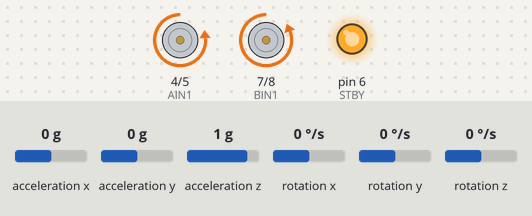
Simulated run of this sketch. Board: Arduino Uno, built with avr-gcc and run on an emulated ATmega328P. On the bench: motor-driver pin pairs drawn as motors (green arrow = first pin HIGH = forward, orange = second pin HIGH = backward, longer = more drive, scaled by the enable pin, stopped while the standby pin is LOW), output pins drawn as LEDs (lit = HIGH). The inputs (shaded band) are chosen by the test bench; at power-on: acceleration x 0 g, acceleration y 0 g, acceleration z 1 g, rotation x 0 °/s, rotation y 0 °/s, rotation z 0 °/s. What the sketch prints to the serial monitor is not drawn.

Above: at 1.2 s.
1.3 s: acceleration x set to -1.4 g
At 1.72 s:
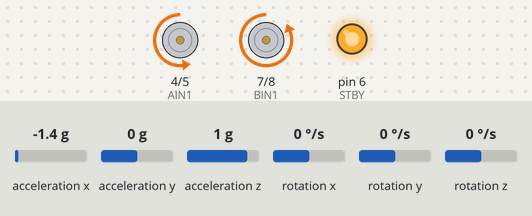
3.9 s: acceleration x set to 1.4 g
At 6.79 s:
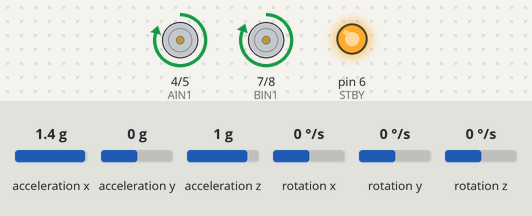
6.9 s: acceleration x set to -1.4 g
At 8.4 s:
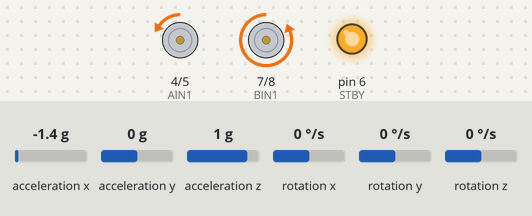
Timing chart, 0 to 9.9 s (numbered marks = the images above; inputs shaded):
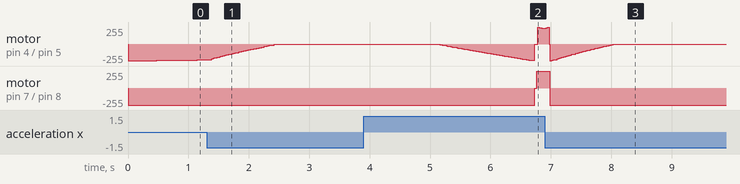

Measured:
- after the input at 3.9 s, motor on pin 7 (BIN1) / pin 8 (BIN2): backward 255/255 → forward 255/255 after 2.8 s
- after the input at 6.9 s, motor on pin 7 (BIN1) / pin 8 (BIN2): forward 255/255 → backward 255/255 after 0.08 s instead of 1.5 s

The sketch:

self.ino
```cpp
#include <Wire.h>
#include <Kalman.h>
#include <MPU6050.h>

MPU6050 mpu;

// Sensor data variables
float accX, accY, accZ;
float gyroX, gyroY, gyroZ;
float pitch;

// Kalman filter variables
float Q_angle = 0.001; // Process noise variance for the accelerometer
float Q_bias = 0.003;  // Process noise variance for the gyro bias
float R_measure = 0.03; // Measurement noise variance

float angle = 0;       // The angle calculated by the Kalman filter
float bias = 0;        // Gyro bias
float rate;            // Unbiased rate

float P[2][2] = {{0, 0}, {0, 0}}; // Error covariance matrix

unsigned long lastTime;
float dt;
;
int set = -4;
int my;
// Define motor control pins
#define BIN1 7
#define BIN2 8
#define PWMB 9
#define AIN1 4
#define AIN2 5
#define PWMA 3
#define STBY 6

float error = 0;
float error_previous = 0;
float error_integral = 0;
float error_derivative = 0;

float kp =  0.822;//52;//78;//75;//55.0;
float ki =  1.5;//0.00001;//0.0005;
float kd = 0.0025;//0.01;//7.8;//7.3;//6.5;
float pidCalculate;
// float dt = 0.01;


void setup() {
  Serial.begin(115200);
  Wire.begin();
  mpu.initialize();

  if (!mpu.testConnection()) {
    Serial.println("MPU6050 connection failed!");
    while (1);
  }

  lastTime = millis();
  pinMode(BIN1, OUTPUT);
  pinMode(BIN2, OUTPUT);
  pinMode(PWMB, OUTPUT);
  pinMode(AIN1, OUTPUT);
  pinMode(AIN2, OUTPUT);
  pinMode(PWMA, OUTPUT);
  pinMode(STBY, OUTPUT);

  // Initialize motors to stop
  digitalWrite(STBY, HIGH);  // Standby mode
}

void loop() {
  // Read MPU6050 data
  accX = mpu.getAccelerationX();
  accY = mpu.getAccelerationY();
  accZ = mpu.getAccelerationZ();
  gyroX = mpu.getRotationX();
  gyroY = mpu.getRotationY();
  gyroZ = mpu.getRotationZ();

  // Calculate pitch from accelerometer
  float accAngleY = atan2(-accX, sqrt(accY * accY + accZ * accZ)) * 180 / PI;

  // Convert gyro to deg/s
  float gyroRateY = gyroY / 131.0;

  // Calculate delta time
  unsigned long now = millis();
  dt = (now - lastTime) / 1000.0;
  lastTime = now;

  // Apply Kalman filter to pitch
  pitch = kalmanFilter(accAngleY, gyroRateY);
  my = pitch;
  pid_cal();
  // Serial.print(millis());
  // Serial.print(",");
  Serial.print(pitch);
  // Serial.print(",");
  // Serial.print(pidCalculate);
  // Serial.print(",");
  // Serial.println(error);
  //delay(5); // Small delay to match desired loop rate
}

float kalmanFilter(float newAngle, float newRate) {
  // Prediction
  rate = newRate - bias;
  angle += dt * rate;

  P[0][0] += dt * (dt * P[1][1] - P[0][1] - P[1][0] + Q_angle);
  P[0][1] -= dt * P[1][1];
  P[1][0] -= dt * P[1][1];
  P[1][1] += Q_bias * dt;

  // Correction
  float S = P[0][0] + R_measure;
  float K[2];
  K[0] = P[0][0] / S;
  K[1] = P[1][0] / S;

  float y = newAngle - angle; // Angle difference
  angle += K[0] * y;
  bias += K[1] * y;

  float P00_temp = P[0][0];
  float P01_temp = P[0][1];

  P[0][0] -= K[0] * P00_temp;
  P[0][1] -= K[0] * P01_temp;
  P[1][0] -= K[1] * P00_temp;
  P[1][1] -= K[1] * P01_temp;

  return angle;
}


void forward()
{
  digitalWrite(AIN1, HIGH);
  digitalWrite(AIN2, LOW);
  //analogWrite(PWMA, pid);
  digitalWrite(BIN1, HIGH);
  digitalWrite(BIN2, LOW);
  //analogWrite(PWMB, pid);
  analogWrite(PWMA, pidCalculate);
  analogWrite(PWMB, pidCalculate);
}

void backward()
{
  digitalWrite(AIN1, LOW);
  digitalWrite(AIN2, HIGH);
  //analogWrite(PWMA, pid);
  digitalWrite(BIN1, LOW);
  digitalWrite(BIN2, HIGH);
  //analogWrite(PWMB, pid);
  analogWrite(PWMA, pidCalculate);
  analogWrite(PWMB, pidCalculate);
}

void pid_cal()
{
  error = my - set;
  error_integral += error*dt;
  error_integral += error*dt;
  error_derivative = (error - error_previous)/dt;
  error_previous = error;
  pidCalculate = kp*error + ki*error_integral + kd*error_derivative;

  if (pidCalculate > 250)  pidCalculate = 250;
  if (pidCalculate < -250) pidCalculate = 250;
  Serial.print("    Error : ");
  Serial.println(pidCalculate);
  if ( pidCalculate < set )
  {
    // backward();
  digitalWrite(AIN1, HIGH);
  digitalWrite(AIN2, LOW);
  //analogWrite(PWMA, pid);
  digitalWrite(BIN1, HIGH);
  digitalWrite(BIN2, LOW);
  //analogWrite(PWMB, pid);
  analogWrite(PWMA, pidCalculate);
  analogWrite(PWMB, pidCalculate) ;
  }
  else if ( pidCalculate > set )
  {

    digitalWrite(AIN1, LOW);
  digitalWrite(AIN2, HIGH);
  //analogWrite(PWMA, pid);
  digitalWrite(BIN1, LOW);
  digitalWrite(BIN2, HIGH);
  //analogWrite(PWMB, pid);

  analogWrite(PWMA, -1*pidCalculate);
  analogWrite(PWMB, -1*pidCalculate);
  }
  // else
  // {
  //   digitalWrite(STBY, LOW);
  // }
}
```
